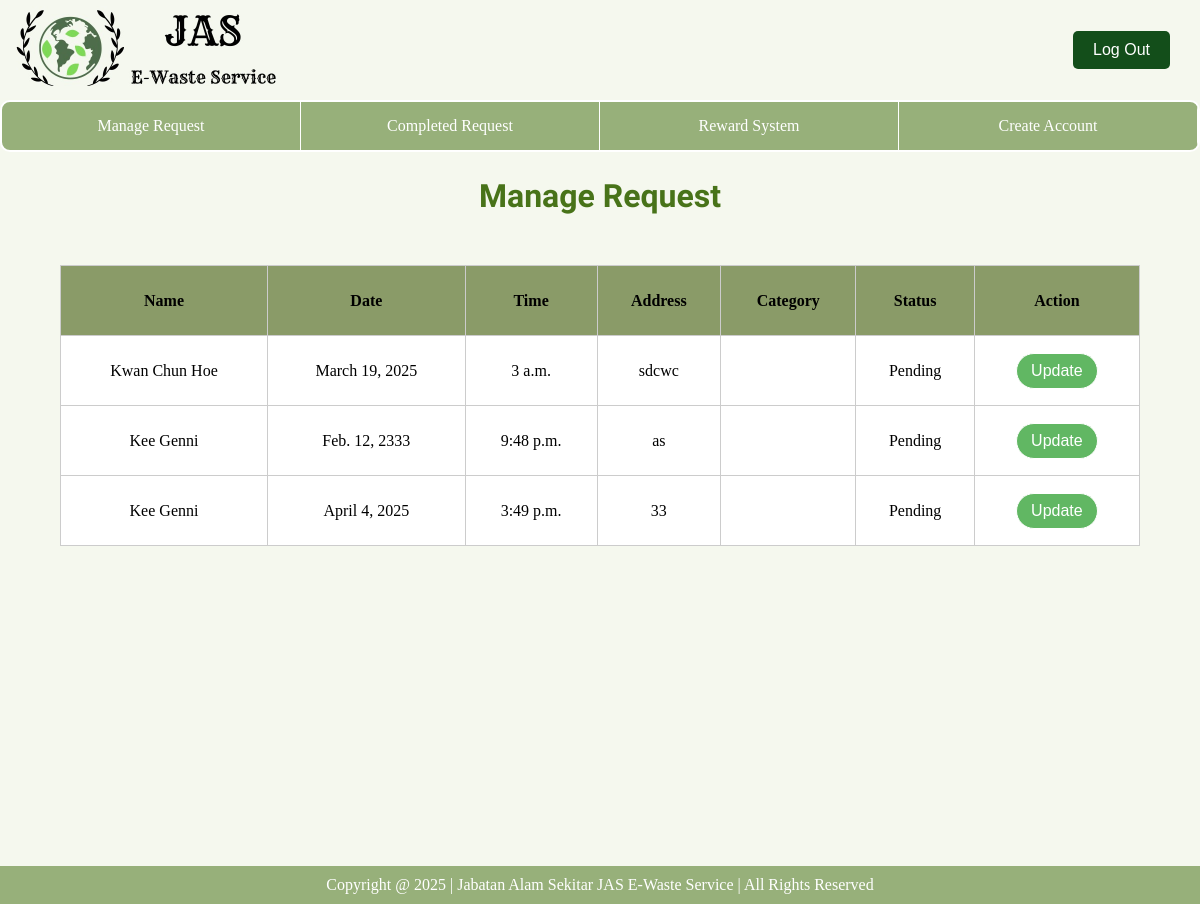
The app's page /operator/manageReq/, older data.
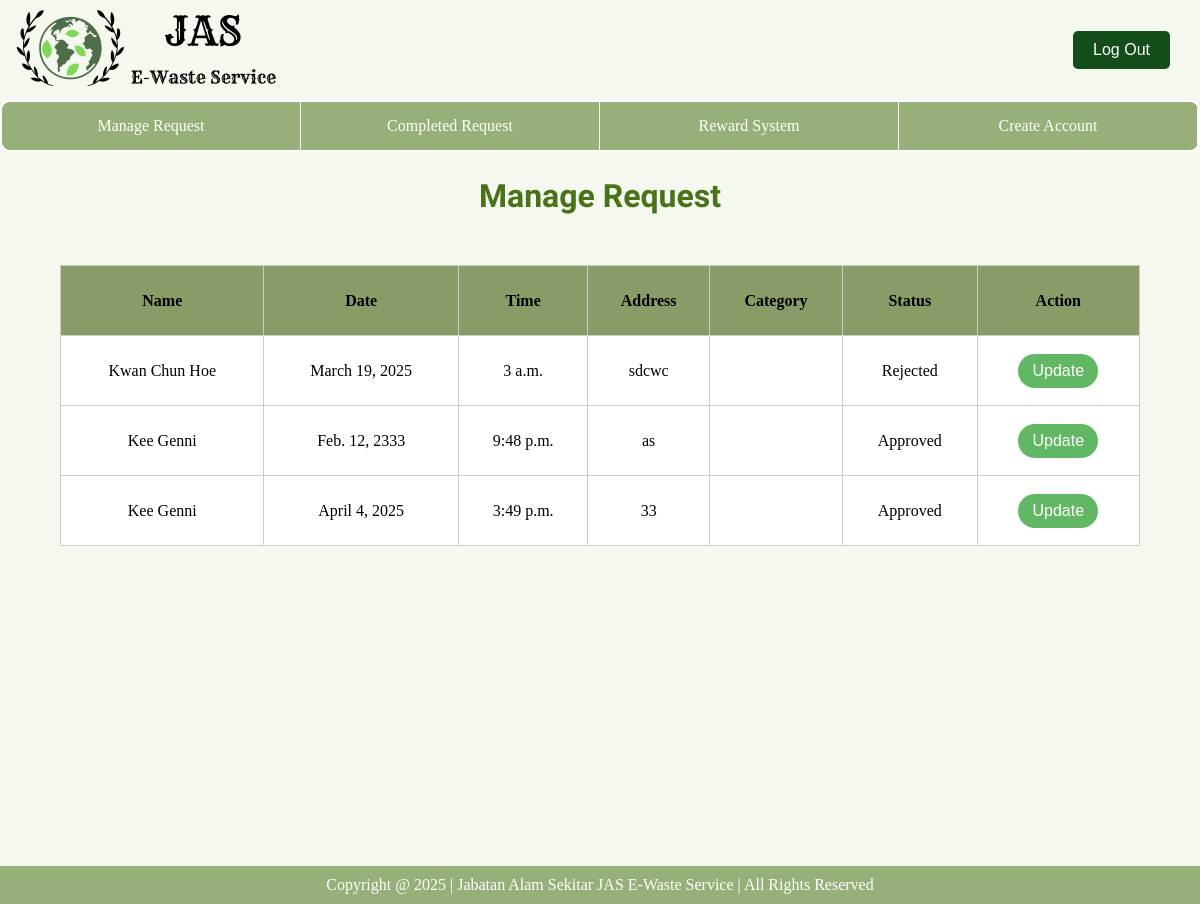
The same page, newer data.
### database/models.py (models this page shows, shortened)
class PickupRequest(models.Model):
    requestID = models.CharField(primary_key=True, max_length=200)
    customer = models.ForeignKey(Customer, on_delete=models.CASCADE)
    category = models.ForeignKey(ItemCategory, on_delete=models.CASCADE)
    quantity = models.IntegerField()
    weight = models.TextField()
    date = models.DateField()
    time = models.TimeField()
    address = models.TextField()
    status = models.CharField(max_length=50, default="Pending")
    rejectedReason = models.ForeignKey(Reason, on_delete=models.CASCADE, null=True, blank=True)
    driver = models.ForeignKey(Driver, on_delete=models.CASCADE, null=True, blank=True)
    operator = models.ForeignKey(Operator, on_delete=models.CASCADE, null=True, blank=True)
    trackingnumber = models.CharField(max_length=200, unique=True)

class Customer (models.Model):
    customerID = models.CharField(primary_key=True, max_length=200)
    name = models.CharField(max_length=50)
    email = models.EmailField(max_length=100, unique=True)
    password = models.CharField(max_length=200)
    phoneNumber = models.IntegerField()
    address = models.TextField()
    state = models.CharField(max_length=50)
    points = models.IntegerField(blank = True, null = True, default=0)

### e_waste_operator/views.py (the view)
# urls.py: path('manageReq/', manageReq, name='manageReq'), #Manage Requests
def manageReq(request):
    requests = PickupRequest.objects.all()
    return render(request, 'operator/operator-manageReq.html',{'requests': requests})

### e_waste_operator/templates/operator/operator-manageReq.html (shortened to what this page needs)
{% extends 'operator/base_operator.html' %}
{% load static %}
{% block extra_css %}
    <link rel="stylesheet" href="{% static 'css/operator-manageReq.css' %}">
{% endblock %}
{% block content %}
<body>
    <h1 class="title">Manage Request</h1>
    <div class="manageTable">
      <table>
        <thead>
            <tr>
                <th>Name</th>
                <th>Date</th>
                <th>Time</th>
                <th>Address</th>
                <th>Category</th>
                <th>Status</th>
                <th>Action</th>
            </tr>
        </thead>
         <tbody>
          {% for request in requests %}
            <tr>
              <td class="name">{{ request.customer.name }}</td>
              <td class="date">{{ request.date }}</td>
              <td class="time">{{ request.time }}</td>
              <td class="address">{{ request.address }}</td>
              <td class="category">{{ request.category.name }}</td>
              <td class="status">{{ request.status }}</td>
              <td><button class="update-btn">Update</button></td>
            </tr>
          {% endfor %}
        </tbody>
      </table>
    </div>
</body>
{% endblock %}

Row changes from the older to the newer data that the page shows:
changed PickupRequest "sdcwc": status "Pending" → "Rejected"
changed PickupRequest "Feb. 12, 2333": status "Pending" → "Approved"
changed PickupRequest "April 4, 2025": status "Pending" → "Approved"
